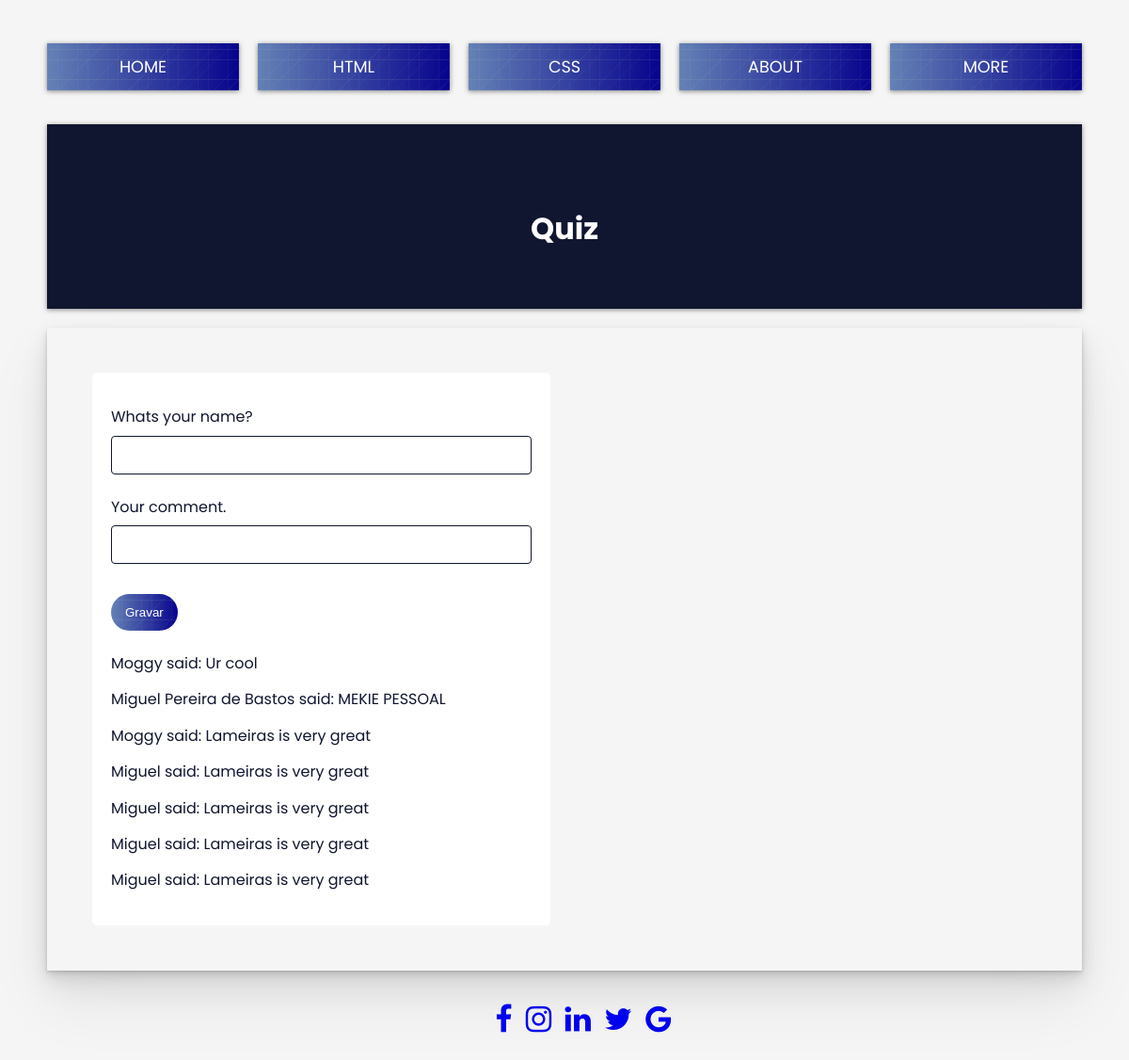
/comments, run on an earlier commit of the app's database.
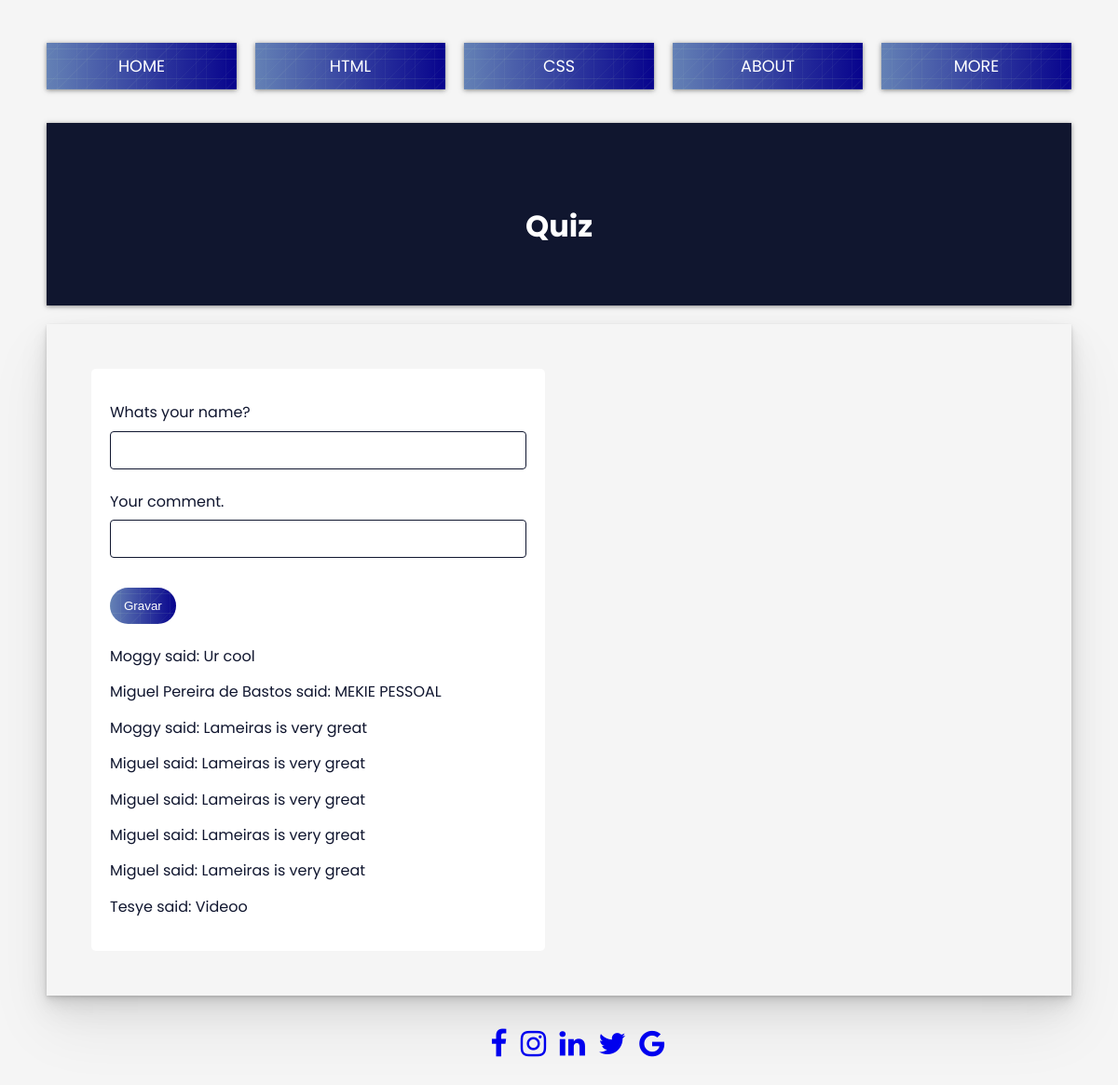
And on a later commit of the database.
### teacher/models.py (models this page shows, shortened)
class Comment(models.Model):
    name = models.CharField(max_length=32)
    comment = models.CharField(max_length=300, blank=True)

### teacher/views.py (the view)
# urls.py: path('comments', views.home_comments_view, name='comments'),
def home_comments_view(request):
    form = CommentForm(request.POST or None)
    if form.is_valid():
        form.save()
    context = {'form': form, 'comentario': Comment.objects.all()}
    return render(request, "teacher/comments.html", context)

### teacher/forms.py
class CommentForm(ModelForm):
    class Meta:
        model = Comment
        fields = '__all__'
        widgets = {
            'name': forms.TextInput(attrs={'class': 'form-control', 'placeholder': ''}),
            'comment': forms.TextInput(attrs={'class': 'form-control', 'placeholder': ''}),
        }
        labels = {
            'name': 'Whats your name?',
            'comment': 'Your comment.',
        }

### teacher/templates/teacher/comments.html (shortened to what this page needs)
{% extends 'teacher/base.html' %}
{% block main %}
<section class="top-container">
    <header class="showcase_greybackground">
        <h1>Quiz</h1>
    </header>
</section>
<section class="info">
    <div class="formulario">
        <form action="" method="POST">
          {{ form.as_p }}
            <input type="submit" value="Gravar" class="btn btn-success" >
        </form>
    {% for o in comentario %}
    <p>
       {{o.name}} said:
       {{o.comment}}
    </p>
    {% endfor %}
</div>
</section>
{% endblock %}

### teacher/templates/teacher/base.html (shortened to what this page needs)
<!DOCTYPE html>
{% load static %}
<html lang = "en">
    <head>
        {% load static %}
        <link rel="stylesheet" href="{% static 'teacher/base.css' %}">
        <link href="https://cdnjs.cloudflare.com/ajax/libs/font-awesome/4.7.0/css/font-awesome.css" rel="stylesheet"  type='text/css'>
    </head>
    <body>
        <div class="wrapper">
            <nav class="main-nav">
                <ul>
                    <li>
                    <a href="{% url 'teacher:index' %}">Home</a>
                    </li>
                    <li class="dropdown">
                    <a href="{% url 'teacher:html' %}"class="dropbtn">Html</a>
                    </li>
                    <li class="dropdown">
                    <a href="{% url 'teacher:css' %}" class="dropbtn">Css</a>
                    </li>
                    <li>
                    <a href="{% url 'teacher:about' %}">About</a>
                    </li>
                    <li class="dropdown">
                      <a href="" class="dropbtw">More</a>
                    </li>
                </ul>
                </nav>
            {% block main %}
            {% endblock %}
        </div>
        <footer  class="footer">
            <div class="icons-sociais">
              <ul>
                <li>
                  <a href="#" target="_blank">
                    <i class="fa fa-facebook-f fa-2x"></i>
                    </a>
                </li>
                <li>
                  <a href="#" target="_blank">
                    <i class="fa fa-instagram fa-2x"></i>
                <li>
                  <a href="#" target="_blank">
                    <i class="fa fa-linkedin fa-2x"></i>
                </li>
                <li>
                  <a href="#" target="_blank">
                    <i class="fa fa-twitter fa-2x"></i>
                </li>
                <li>
                  <a href="#" target="_blank">
                    <i class="fa fa-google fa-2x"></i>
                </li>
              </ul>
            </div>
          </footer>
    </body>
 </html>

### teacher/static/teacher/base.css (style rules this page uses)
:root { --primary: rgb(182, 65, 228); --dark: #10162f;; --light: #fff; --shadow: 0 1px 5px rgba(104, 104, 104, 0.8); }
html { box-sizing: border-box; font-family: 'Poppins', sans-serif; color: var(--dark); }
body { background: whitesmoke; margin: 30px 50px; line-height: 1.4; }
.btn { background: var(--dark); color: var(--light); padding: 0.6rem 1.3rem; text-decoration: none; border: 0; border-radius: 25px; }
a { text-decoration: none; }
.wrapper { display: grid; grid-gap: 20px; }
.main-nav ul { display: grid; grid-gap: 20px; padding: 0; list-style:none; grid-template-columns: repeat(5, 1fr); }
.main-nav a { background-image: repeating-linear-gradient(0deg, hsla(116,39%,82%,0.05) 0px, hsla(116,39%,82%,0.05) 1px,transparent 1px, transparent 11px,hsla(116,39%,82%,0.05) 11px, hsla(116,39%,82%,0.05) 12px,transparent 12px, transparent 32px),repeating-linear-gradient(135deg, hsla(116,39%,82%,0.05) 0px, hsla(116,39%,82%,0.05) 1px,transparent 1px, transparent 11px,hsla(116,39%,82%,0.05) 11px, hsla(116,39%,82%,0.05) 12px,transparent 12px, transparent 32px),repeating-linear-gradient(0deg, hsla(116,39%,82%,0.05) 0px, hsla(116,39%,82%,0.05) 1px,transparent 1px, transparent 11px,hsla(116,39%,82%,0.05) 11px, hsla(116,39%,82%,0.05) 12px,transparent 12px, transparent 32px),repeating-linear-gradient(90deg, hsla(116,39%,82%,0.05) 0px, hsla(116,39%,82%,0.05) 1px,transparent 1px, transparent 11px,hsla(116,39%,82%,0.05) 11px, hsla(116,39%,82%,0.05) 12px,transparent 12px, transparent 32px),linear-gradient(90deg, rgb(100, 129, 181),rgb(7, 3, 141)); display: block; text-decoration: none; padding: 0.8rem; text-align: center; color: var(--light); text-transform: uppercase; font-size: 1.1rem; box-shadow: var(--shadow); }
.top-container { display: grid; grid-gap: 20px; grid-template-areas: 'showcase showcase ' 'showcase showcase '; }
.showcase_greybackground { grid-area: showcase; min-height: 100px; background: var(--dark); background-blend-mode: color; background-size: cover; background-position: center; padding: 3rem; display: flex; flex-direction: column; align-items: center; justify-content: center; box-shadow: var(--shadow); }
.showcase_greybackground h1 { font-size: 2rem; margin-bottom: 0; color: var(--light); }
.info { background:whitesmoke; box-shadow: rgba(0, 0, 0, 0.07) 0px 1px 2px, rgba(0, 0, 0, 0.07) 0px 2px 4px, rgba(0, 0, 0, 0.07) 0px 4px 8px, rgba(0, 0, 0, 0.07) 0px 8px 16px, rgba(0, 0, 0, 0.07) 0px 16px 32px, rgba(0, 0, 0, 0.07) 0px 32px 64px; display: grid; grid-gap: 30px; grid-template-columns: repeat(2, 1fr); padding: 3rem; }
.footer { text-align: center; margin: 10px 0; padding: 10px 0; }
.icons-sociais { text-align: center; }
.icons-sociais ul li { display: inline; margin: 0 5px; }
input[type=text], select { width: 100%; padding: 12px 20px; margin: 8px 0; display: inline-block; border: 1px solid var(--dark); border-radius: 4px; box-sizing: border-box; }
input[type=submit] { background-image: repeating-linear-gradient(0deg, hsla(116,39%,82%,0.05) 0px, hsla(116,39%,82%,0.05) 1px,transparent 1px, transparent 11px,hsla(116,39%,82%,0.05) 11px, hsla(116,39%,82%,0.05) 12px,transparent 12px, transparent 32px),repeating-linear-gradient(135deg, hsla(116,39%,82%,0.05) 0px, hsla(116,39%,82%,0.05) 1px,transparent 1px, transparent 11px,hsla(116,39%,82%,0.05) 11px, hsla(116,39%,82%,0.05) 12px,transparent 12px, transparent 32px),repeating-linear-gradient(0deg, hsla(116,39%,82%,0.05) 0px, hsla(116,39%,82%,0.05) 1px,transparent 1px, transparent 11px,hsla(116,39%,82%,0.05) 11px, hsla(116,39%,82%,0.05) 12px,transparent 12px, transparent 32px),repeating-linear-gradient(90deg, hsla(116,39%,82%,0.05) 0px, hsla(116,39%,82%,0.05) 1px,transparent 1px, transparent 11px,hsla(116,39%,82%,0.05) 11px, hsla(116,39%,82%,0.05) 12px,transparent 12px, transparent 32px),linear-gradient(90deg, rgb(100, 129, 181),rgb(7, 3, 141)); color: var(--light); padding: 12px 15px; margin: 8px 0; border: none; border-radius: 25px; cursor: pointer; }
.formulario { border-radius: 5px; background-color: var(--light); padding: 20px; }

What changed in the data, as far as the page shows it:
added Comment: name "Tesye", comment "Videoo"
